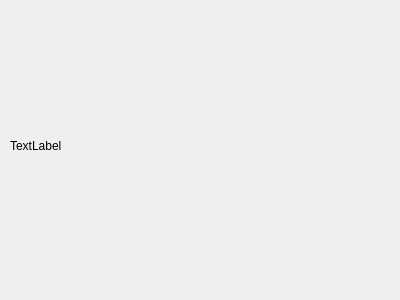
<?xml version="1.0" encoding="UTF-8"?>
<ui version="4.0">
 <class>stat</class>
 <widget class="QDialog" name="stat">
  <property name="geometry">
   <rect>
    <x>0</x>
    <y>0</y>
    <width>400</width>
    <height>300</height>
   </rect>
  </property>
  <property name="windowTitle">
   <string>Dialog</string>
  </property>
  <widget class="QLabel" name="label_stat">
   <property name="geometry">
    <rect>
     <x>10</x>
     <y>10</y>
     <width>311</width>
     <height>271</height>
    </rect>
   </property>
   <property name="text">
    <string>TextLabel</string>
   </property>
  </widget>
 </widget>
 <resources/>
 <connections/>
</ui>
